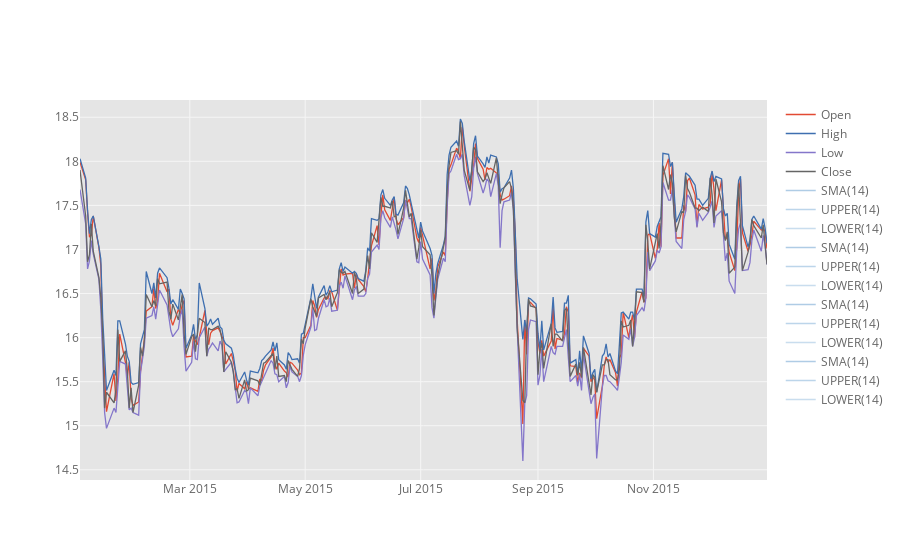

Notebook cell for this chart:
### Markdown cell above
**Use .ta_plot(study='boll') to create a Bollinger Band Plot for Bank of America for the year 2015.**

### Code cell
BAC.loc[list(map(lambda x:x.year==2015,BAC.index)),['Open', 'High', 'Low', 'Close']].ta_plot(study='boll')

### Figure 1 — Plotly figure (JSON) as saved in the notebook; plotly's stock layout.template omitted (floating-point values rounded to 4 significant figures; data arrays with more than 128 entries replaced by an {"elided": "..."} marker saying what was removed)
{"data": [{"line": {"color": "rgba(226, 74, 51, 1.0)", "dash": "solid", "shape": "linear", "width": 1.3}, "mode": "lines", "name": "Open", "text": "", "type": "scatter", "x": {"elided": "252 str values"}, "y": {"elided": "252 float values"}}, {"line": {"color": "rgba(62, 111, 176, 1.0)", "dash": "solid", "shape": "linear", "width": 1.3}, "mode": "lines", "name": "High", "text": "", "type": "scatter", "x": {"elided": "252 str values"}, "y": {"elided": "252 float values"}}, {"line": {"color": "rgba(132, 118, 202, 1.0)", "dash": "solid", "shape": "linear", "width": 1.3}, "mode": "lines", "name": "Low", "text": "", "type": "scatter", "x": {"elided": "252 str values"}, "y": {"elided": "252 float values"}}, {"line": {"color": "rgba(101, 101, 101, 1.0)", "dash": "solid", "shape": "linear", "width": 1.3}, "mode": "lines", "name": "Close", "text": "", "type": "scatter", "x": {"elided": "252 str values"}, "y": {"elided": "252 float values"}}, {"line": {"color": "rgba(55, 128, 191, 0.4000000000000002)", "dash": "solid", "shape": "linear", "width": 1.3}, "mode": "lines", "name": "SMA(14)", "text": "", "type": "scatter", "x": {"elided": "252 str values"}, "y": {"elided": "252x4 mixed values"}}, {"line": {"color": "rgba(55, 128, 191, 0.33333333333333354)", "dash": "solid", "shape": "linear", "width": 1.3}, "mode": "lines", "name": "UPPER(14)", "text": "", "type": "scatter", "x": {"elided": "252 str values"}, "y": {"elided": "252x4 mixed values"}}, {"line": {"color": "rgba(55, 128, 191, 0.2666666666666669)", "dash": "solid", "shape": "linear", "width": 1.3}, "mode": "lines", "name": "LOWER(14)", "text": "", "type": "scatter", "x": {"elided": "252 str values"}, "y": {"elided": "252x4 mixed values"}}, {"line": {"color": "rgba(55, 128, 191, 0.4000000000000002)", "dash": "solid", "shape": "linear", "width": 1.3}, "mode": "lines", "name": "SMA(14)", "text": "", "type": "scatter", "x": {"elided": "252 str values"}, "y": {"elided": "252x4 mixed values"}}, {"line": {"color": "rgba(55, 128, 191, 0.33333333333333354)", "dash": "solid", "shape": "linear", "width": 1.3}, "mode": "lines", "name": "UPPER(14)", "text": "", "type": "scatter", "x": {"elided": "252 str values"}, "y": {"elided": "252x4 mixed values"}}, {"line": {"color": "rgba(55, 128, 191, 0.2666666666666669)", "dash": "solid", "shape": "linear", "width": 1.3}, "mode": "lines", "name": "LOWER(14)", "text": "", "type": "scatter", "x": {"elided": "252 str values"}, "y": {"elided": "252x4 mixed values"}}, {"line": {"color": "rgba(55, 128, 191, 0.4000000000000002)", "dash": "solid", "shape": "linear", "width": 1.3}, "mode": "lines", "name": "SMA(14)", "text": "", "type": "scatter", "x": {"elided": "252 str values"}, "y": {"elided": "252x4 mixed values"}}, {"line": {"color": "rgba(55, 128, 191, 0.33333333333333354)", "dash": "solid", "shape": "linear", "width": 1.3}, "mode": "lines", "name": "UPPER(14)", "text": "", "type": "scatter", "x": {"elided": "252 str values"}, "y": {"elided": "252x4 mixed values"}}, {"line": {"color": "rgba(55, 128, 191, 0.2666666666666669)", "dash": "solid", "shape": "linear", "width": 1.3}, "mode": "lines", "name": "LOWER(14)", "text": "", "type": "scatter", "x": {"elided": "252 str values"}, "y": {"elided": "252x4 mixed values"}}, {"line": {"color": "rgba(55, 128, 191, 0.4000000000000002)", "dash": "solid", "shape": "linear", "width": 1.3}, "mode": "lines", "name": "SMA(14)", "text": "", "type": "scatter", "x": {"elided": "252 str values"}, "y": {"elided": "252x4 mixed values"}}, {"line": {"color": "rgba(55, 128, 191, 0.33333333333333354)", "dash": "solid", "shape": "linear", "width": 1.3}, "mode": "lines", "name": "UPPER(14)", "text": "", "type": "scatter", "x": {"elided": "252 str values"}, "y": {"elided": "252x4 mixed values"}}, {"line": {"color": "rgba(55, 128, 191, 0.2666666666666669)", "dash": "solid", "shape": "linear", "width": 1.3}, "mode": "lines", "name": "LOWER(14)", "text": "", "type": "scatter", "x": {"elided": "252 str values"}, "y": {"elided": "252x4 mixed values"}}], "layout": {"legend": {"bgcolor": "#FFFFFF", "font": {"color": "#666666"}}, "paper_bgcolor": "#FFFFFF", "plot_bgcolor": "#E5E5E5", "title": {"font": {"color": "#151516"}}, "xaxis": {"gridcolor": "#F6F6F6", "showgrid": true, "tickfont": {"color": "#666666"}, "title": {"font": {"color": "#666666"}, "text": ""}, "zerolinecolor": "#F6F6F6"}, "yaxis": {"gridcolor": "#F6F6F6", "showgrid": true, "tickfont": {"color": "#666666"}, "title": {"font": {"color": "#666666"}, "text": ""}, "zerolinecolor": "#F6F6F6"}}}
